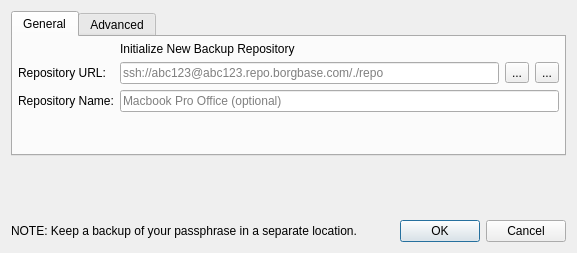
<?xml version="1.0" encoding="UTF-8"?>
<ui version="4.0">
 <class>AddRepository</class>
 <widget class="QDialog" name="AddRepository">
  <property name="geometry">
   <rect>
    <x>0</x>
    <y>0</y>
    <width>577</width>
    <height>253</height>
   </rect>
  </property>
  <property name="windowTitle">
   <string>Add Repository</string>
  </property>
  <property name="modal">
   <bool>true</bool>
  </property>
  <layout class="QGridLayout" name="gridLayout">
   <item row="0" column="0">
    <widget class="QTabWidget" name="tabWidget">
     <property name="sizePolicy">
      <sizepolicy hsizetype="Expanding" vsizetype="Preferred">
       <horstretch>0</horstretch>
       <verstretch>0</verstretch>
      </sizepolicy>
     </property>
     <property name="currentIndex">
      <number>0</number>
     </property>
     <widget class="QWidget" name="tabWidgetPage1">
      <attribute name="title">
       <string>General</string>
      </attribute>
      <layout class="QFormLayout" name="repoDataFormLayout">
       <property name="fieldGrowthPolicy">
        <enum>QFormLayout::ExpandingFieldsGrow</enum>
       </property>
       <property name="leftMargin">
        <number>5</number>
       </property>
       <property name="topMargin">
        <number>5</number>
       </property>
       <property name="rightMargin">
        <number>5</number>
       </property>
       <property name="bottomMargin">
        <number>20</number>
       </property>
       <item row="0" column="1">
        <widget class="QLabel" name="title">
         <property name="text">
          <string>Initialize New Backup Repository</string>
         </property>
         <property name="textStyle" stdset="0">
          <string>title3</string>
         </property>
        </widget>
       </item>
       <item row="1" column="0">
        <widget class="QLabel" name="repoLabel">
         <property name="text">
          <string>Repository URL:</string>
         </property>
        </widget>
       </item>
       <item row="1" column="1">
        <layout class="QHBoxLayout" name="horizontalLayout_3">
         <property name="leftMargin">
          <number>0</number>
         </property>
         <property name="topMargin">
          <number>0</number>
         </property>
         <item>
          <widget class="QLineEdit" name="repoURL">
           <property name="placeholderText">
            <string>ssh://abc123@abc123.repo.borgbase.com/./repo</string>
           </property>
          </widget>
         </item>
         <item>
          <widget class="QToolButton" name="chooseLocalFolderButton">
           <property name="toolTip">
            <string>Choose a local folder</string>
           </property>
           <property name="text">
            <string>...</string>
           </property>
           <property name="icon">
            <iconset>
             <normaloff>:/icons/folder-open.svg</normaloff>:/icons/folder-open.svg</iconset>
           </property>
          </widget>
         </item>
         <item>
          <widget class="QToolButton" name="useRemoteRepoButton">
           <property name="toolTip">
            <string>Choose a remote repository</string>
           </property>
           <property name="text">
            <string>...</string>
           </property>
           <property name="icon">
            <iconset>
             <normaloff>:/icons/globe.svg</normaloff>:/icons/globe.svg</iconset>
           </property>
          </widget>
         </item>
        </layout>
       </item>
       <item row="2" column="0">
        <widget class="QLabel" name="label_2">
         <property name="text">
          <string>Repository Name:</string>
         </property>
        </widget>
       </item>
       <item row="2" column="1">
        <widget class="QLineEdit" name="repoName">
         <property name="placeholderText">
          <string>Macbook Pro Office (optional)</string>
         </property>
        </widget>
       </item>
       <item row="3" column="0">
        <widget class="QLabel" name="label_4">
         <property name="text">
          <string />
         </property>
        </widget>
       </item>
      </layout>
     </widget>
     <widget class="QWidget" name="tabWidgetPage2">
      <attribute name="title">
       <string>Advanced</string>
      </attribute>
      <layout class="QFormLayout" name="advancedFormLayout">
       <property name="fieldGrowthPolicy">
        <enum>QFormLayout::ExpandingFieldsGrow</enum>
       </property>
       <property name="leftMargin">
        <number>5</number>
       </property>
       <property name="topMargin">
        <number>5</number>
       </property>
       <property name="rightMargin">
        <number>5</number>
       </property>
       <property name="bottomMargin">
        <number>5</number>
       </property>
       <item row="0" column="0">
        <widget class="QLabel" name="label_4">
         <property name="text">
          <string>SSH Key:</string>
         </property>
        </widget>
       </item>
       <item row="0" column="1">
        <widget class="QComboBox" name="sshComboBox">
         <property name="sizePolicy">
          <sizepolicy hsizetype="Expanding" vsizetype="Fixed">
           <horstretch>0</horstretch>
           <verstretch>0</verstretch>
          </sizepolicy>
         </property>
         <item>
          <property name="text">
           <string>Automatically choose SSH Key (default)</string>
          </property>
         </item>
        </widget>
       </item>
       <item row="2" column="0">
        <widget class="QLabel" name="label_3">
         <property name="text">
          <string>Extra Borg Arguments:</string>
         </property>
        </widget>
       </item>
       <item row="2" column="1">
        <widget class="QLineEdit" name="extraBorgArgumentsLineEdit" />
       </item>
      </layout>
     </widget>
    </widget>
   </item>
   <item row="1" column="0">
    <widget class="QLabel" name="errorText">
     <property name="sizePolicy">
      <sizepolicy hsizetype="Expanding" vsizetype="Preferred">
       <horstretch>0</horstretch>
       <verstretch>0</verstretch>
      </sizepolicy>
     </property>
     <property name="minimumSize">
      <size>
       <width>0</width>
       <height>20</height>
      </size>
     </property>
     <property name="text">
      <string />
     </property>
     <property name="textFormat">
      <enum>Qt::PlainText</enum>
     </property>
     <property name="scaledContents">
      <bool>false</bool>
     </property>
     <property name="alignment">
      <set>Qt::AlignLeading|Qt::AlignLeft|Qt::AlignTop</set>
     </property>
     <property name="wordWrap">
      <bool>true</bool>
     </property>
     <property name="textStyle" stdset="0">
      <string>callout</string>
     </property>
     <property name="textRole" stdset="0">
      <string>danger</string>
     </property>
    </widget>
   </item>
   <item row="2" column="0">
    <layout class="QHBoxLayout" name="horizontalLayout">
     <item>
      <widget class="QLabel" name="noteLabel">
       <property name="text">
        <string>NOTE: Keep a backup of your passphrase in a separate location.</string>
       </property>
       <property name="textStyle" stdset="0">
        <string>subheadline</string>
       </property>
       <property name="textRole" stdset="0">
        <string>secondary</string>
       </property>
      </widget>
     </item>
     <item>
      <widget class="QDialogButtonBox" name="buttonBox">
       <property name="standardButtons">
        <set>QDialogButtonBox::Cancel|QDialogButtonBox::Ok</set>
       </property>
      </widget>
     </item>
    </layout>
   </item>
  </layout>
 </widget>
 <resources />
 <connections />
</ui>
